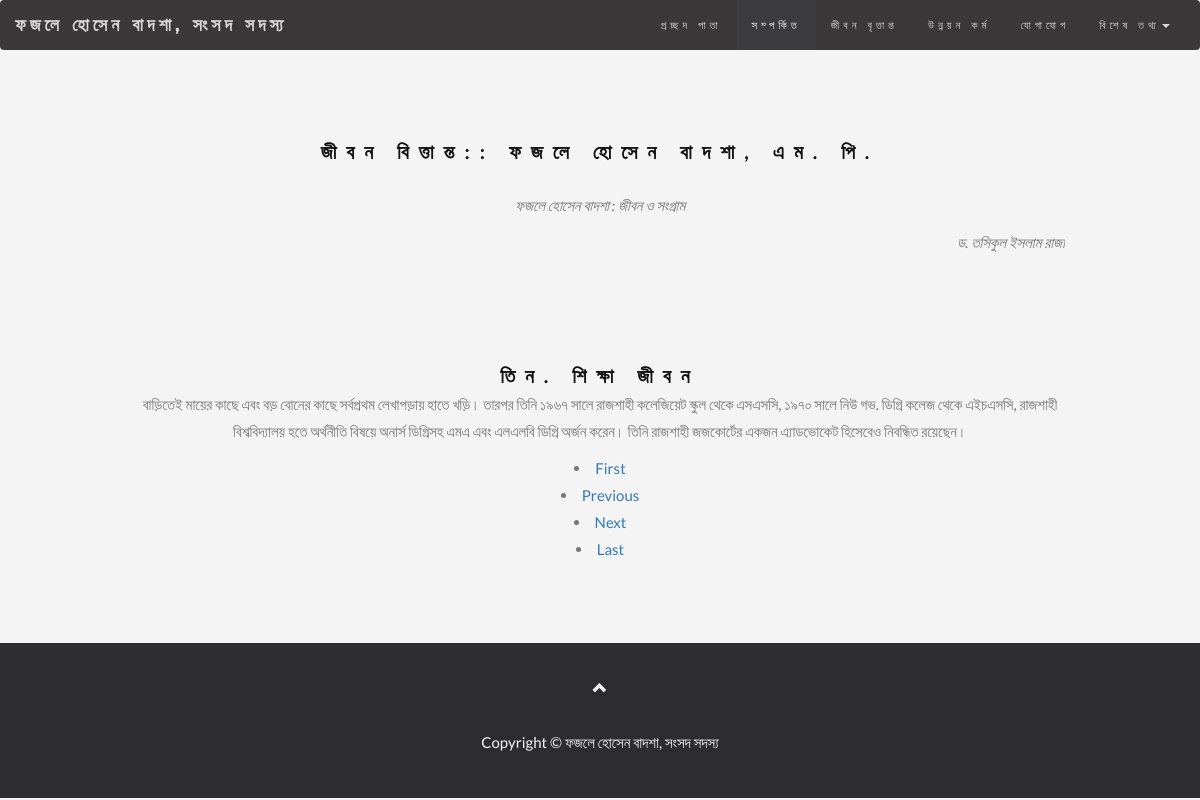
The page /?page=biography&pg=3 on the database its author committed.
### tables this page shows
CREATE TABLE `self_biography` (
  `id` int(11) NOT NULL,
  `name` varchar(300) NOT NULL,
  `author` varchar(300) NOT NULL,
  `pages_title` varchar(300) NOT NULL,
  `pages_description` text NOT NULL,
  `pages_image` varchar(300) NOT NULL
);

### classes/Home.class.php (called while the page is built, shortened)
<?php
class Home {
    public static function run(){
        require_once(Url::getPage());
    }
}

### index.php (called while the page is built, shortened)
<?php
Home::run();
?>

### classes/Config.class.php (called while the page is built)
<?php
class Config {
    public static function get($path = null){
        if($path){
            $config = $GLOBALS['config'];
            $path = explode('/', $path);
            foreach ($path as $key) {
                if(isset($config[$key])){
                    $config = $config[$key];
                }
            }
            return $config;
        }
    }
}

### classes/DB.class.php (called while the page is built, shortened)
<?php
class DB {
    public $dbc, $query, $result, $error = false, $count = 0;
    public function connect(){
        try {
            $this->dbc = new mysqli(Config::get('mysql/host'), Config::get('mysql/username'), Config::get('mysql/password'));
            if(!$this->dbc){
                throw new Exception("connection error");
            } else {
                $this->dbc->select_db(Config::get('mysql/name'));
            }
            $this->dbc->set_charset("utf8");
        } catch(Exception $e){
            die($e->getMessage());
        }
    }
    public function query($sql){
        return $this->dbc->query($sql);
    }
    public function fetchAll($sql){
        $out = array();
        if($this->result = $this->query($sql)){
            $this->displayQuery($this->result);
        }
        while($result = $this->result->fetch_assoc()){
            $out[] = $result;
        }
        return $out;
    }
}

### classes/Apps.class.php (called while the page is built)
<?php
class Apps {
    public static $instance = null;
    public static function getInstance(){
        if(!isset(self::$instance)){
            self::$instance = new DB();
        }
        return self::$instance;
    }
}

### classes/Pages.class.php (called while the page is built, shortened)
<?php
class Pages {
    private $table_2 = "self_biography";
    public function getBio(){
        $sql = "SELECT * FROM `{$this->table_2}` ORDER BY id ASC";
        return Apps::getInstance()->fetchAll($sql);
    }
}

### classes/Url.class.php (called while the page is built, shortened)
<?php
class Url {
    public static $params = [];
    public static function getParam($key){
        return isset($_GET[$key]) && $_GET[$key] != "" ? $_GET[$key] : null;
    }
    public static function getAll(){
        if(!empty($_GET)){
            foreach ($_GET as $key => $value) {
                if(!empty($value)){
                    self::$params[$key] = $value;
                }
            }
        }
    }
    public static function getCurrentUrl($remove = null){
        $out = array();
        if(!empty($remove)){
            $remove = !is_array($remove) ? array($remove) : $remove;
        }
        foreach (self::$params as $key => $value) {
            $out[] = $key."=".$value;
        }
        return "?".implode("&", $out);
    }
}

### public/biography.php (the view, shortened to what this page needs)
<?php require_once "header.php"; ?>
<?php require_once "topnav.php"; ?>
<div id="band" class="container text-center">
    <?php $objPage = new Pages();
    $rows = $objPage->getBio();
    if(!empty($rows)){ ?>
        <h3><strong>জীবন বিত্তান্ত:: ফজলে হোসেন বাদশা, এম. পি.</strong></h3>
 <?php        $objPaging = new Paging($rows, 1);
        $bios = $objPaging->getRecords();
        foreach ($bios as $bio) {
            ?>
            <div class="media">
                <div class="media-body">
                    <p><em><?php echo $bio['name']; ?></em></p>
                    <p class="pull-right"><i><?php echo $bio['author']; ?></i></p>
                    <br>
                    <br><br><br><br>
                    <h3 class="media-heading"><strong><?php echo $bio['pages_title']; ?></strong></h3>
                    <p><?php echo $bio['pages_description']; ?></p>
                </div>
            </div>
            <?php
        }
echo $objPaging->getLinks();        ?>
            </div>
  <?php  }
    ?>
<?php require_once "footer.php"; ?>

### style/style.php (style rules this page uses)
body { font: 400 15px/1.8 Lato, sans-serif; color: #777; background: #f4f4f4; }
h3, h4 { margin: 10px 0 30px 0; letter-spacing: 10px; font-size: 20px; color: #111; }
.container { padding: 80px 120px; }

### rows shown on the page
self_biography: name "ফজলে হোসেন বাদশা : জীবন ও সংগ্রাম", author "ড. তসিকুল ইসলাম রাজা", pages_title "তিন. শিক্ষা জীবন", pages_description "বাড়িতেই মায়ের কাছে এবং বড় বোনের কাছে সর্বপ্রথম লেখাপড়ায় হাতে খড়ি। তারপর তিনি ১৯৬৭ সালে রাজশাহী কলেজিয়েট স্কুল থেকে এসএসসি, ১৯৭০ সালে নিউ গভ. ডিগ্রি কলেজ থেকে এইচএসসি, রাজশাহী বিশ্ববিদ্যালয় হতে অর্থনীতি বিষয়ে অনার্স ডিগ্রিসহ এমএ এবং এলএলবি ডিগ্রি অর্জন করেন। তিনি রাজশাহী জজকোর্টের একজন এ্যাডভোকেট হিসেবেও নিবন্ধিত রয়েছেন।"
